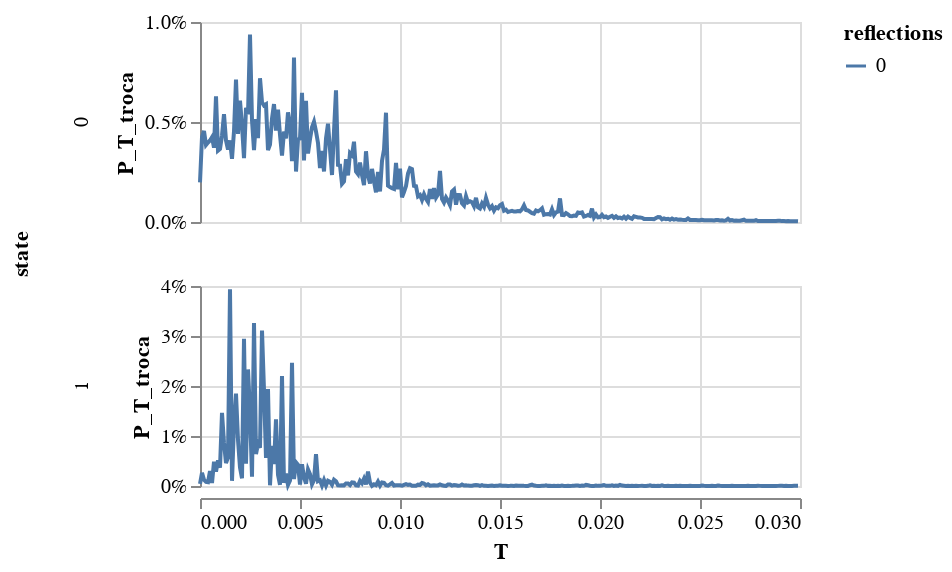

The notebook cell saved with this chart:
### Code cell
alt.Chart(db_mean).mark_line().encode(
    x = 'T',
    y = alt.Y('P_T_troca').axis(format = '%'),
    row = 'state:N',
    color = 'reflections:N'
).properties(height = 100).resolve_scale(y = 'independent')

### Figure 1 — Vega-Lite specification as saved in the notebook (floating-point values rounded to 4 significant figures; data arrays with more than 128 entries replaced by an {"elided": "..."} marker saying what was removed)
{"config": {"view": {"continuousWidth": 300, "continuousHeight": 300}}, "data": {"name": "data-ec1770d5997ea4082aab03fbbeed6813"}, "mark": {"type": "line"}, "encoding": {"color": {"field": "reflections", "type": "nominal"}, "row": {"field": "state", "type": "nominal"}, "x": {"field": "T", "type": "quantitative"}, "y": {"axis": {"format": "%"}, "field": "P_T_troca", "type": "quantitative"}}, "height": 100, "resolve": {"scale": {"y": "independent"}}, "$schema": "https://vega.github.io/schema/vega-lite/v5.17.0.json", "datasets": {"data-ec1770d5997ea4082aab03fbbeed6813": {"elided": "600 records"}}}
